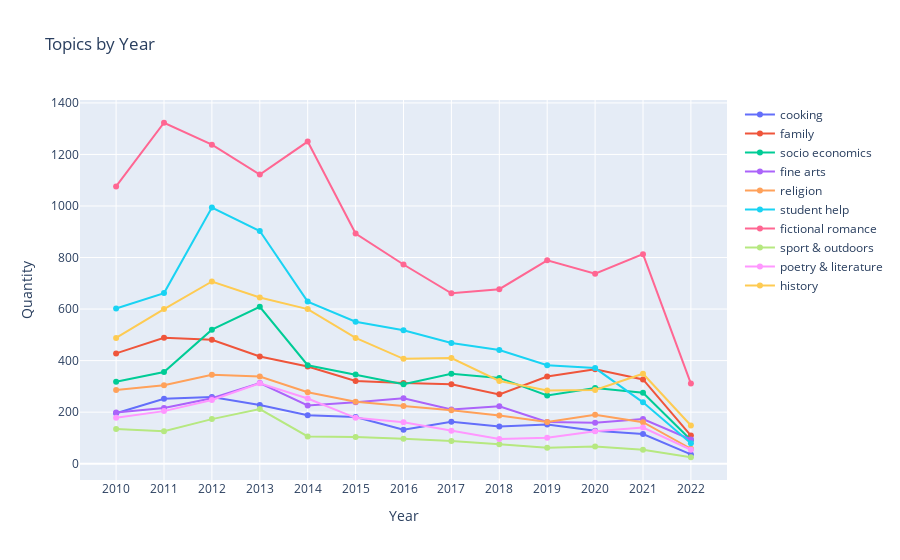

Here is the notebook cell this chart was saved with:
### Code cell
#df_years = df_years.groupby(df_years.publishedDate)

fig = go.Figure(data=[
    go.Scatter(name="cooking", x=df_years.index, y=df_years[0]),
    go.Scatter(name="family", x=df_years.index, y=df_years[1]),
    go.Scatter(name="socio economics", x=df_years.index, y=df_years[2]),
    go.Scatter(name="fine arts", x=df_years.index, y=df_years[3]),
    go.Scatter(name="religion", x=df_years.index, y=df_years[4]),
    go.Scatter(name="student help", x=df_years.index, y=df_years[5]),
    go.Scatter(name="fictional romance", x=df_years.index, y=df_years[6]),
    go.Scatter(name="sport & outdoors", x=df_years.index, y=df_years[7]),
    go.Scatter(name="poetry & literature", x=df_years.index, y=df_years[8]),
    go.Scatter(name="history", x=df_years.index, y=df_years[9])

])
fig.update_layout(title='Topics by Year',
                   xaxis_title='Year',
                   yaxis_title='Quantity',
                   barmode = "group")

# Change the bar mode
#fig.update_layout(barmode='group')
fig.show()

### Figure 1 — Plotly figure (JSON) as saved in the notebook; plotly's stock layout.template omitted (floating-point values rounded to 4 significant figures)
{"data": [{"name": "cooking", "type": "scatter", "x": ["2010", "2011", "2012", "2013", "2014", "2015", "2016", "2017", "2018", "2019", "2020", "2021", "2022"], "y": [196, 252, 259, 228, 188, 181, 132, 163, 144, 152, 128, 115, 36]}, {"name": "family", "type": "scatter", "x": ["2010", "2011", "2012", "2013", "2014", "2015", "2016", "2017", "2018", "2019", "2020", "2021", "2022"], "y": [428, 489, 481, 416, 377, 321, 313, 308, 269, 338, 366, 327, 109]}, {"name": "socio economics", "type": "scatter", "x": ["2010", "2011", "2012", "2013", "2014", "2015", "2016", "2017", "2018", "2019", "2020", "2021", "2022"], "y": [318, 356, 520, 609, 382, 346, 308, 349, 333, 265, 294, 275, 92]}, {"name": "fine arts", "type": "scatter", "x": ["2010", "2011", "2012", "2013", "2014", "2015", "2016", "2017", "2018", "2019", "2020", "2021", "2022"], "y": [199, 216, 254, 313, 226, 238, 254, 210, 223, 162, 159, 173, 94]}, {"name": "religion", "type": "scatter", "x": ["2010", "2011", "2012", "2013", "2014", "2015", "2016", "2017", "2018", "2019", "2020", "2021", "2022"], "y": [286, 304, 345, 338, 277, 240, 224, 207, 187, 162, 190, 161, 58]}, {"name": "student help", "type": "scatter", "x": ["2010", "2011", "2012", "2013", "2014", "2015", "2016", "2017", "2018", "2019", "2020", "2021", "2022"], "y": [602, 662, 994, 903, 629, 551, 518, 468, 441, 382, 371, 238, 79]}, {"name": "fictional romance", "type": "scatter", "x": ["2010", "2011", "2012", "2013", "2014", "2015", "2016", "2017", "2018", "2019", "2020", "2021", "2022"], "y": [1076, 1323, 1238, 1122, 1250, 893, 773, 661, 677, 789, 737, 813, 311]}, {"name": "sport & outdoors", "type": "scatter", "x": ["2010", "2011", "2012", "2013", "2014", "2015", "2016", "2017", "2018", "2019", "2020", "2021", "2022"], "y": [135, 126, 173, 212, 106, 104, 97, 88, 75, 62, 67, 54, 25]}, {"name": "poetry & literature", "type": "scatter", "x": ["2010", "2011", "2012", "2013", "2014", "2015", "2016", "2017", "2018", "2019", "2020", "2021", "2022"], "y": [178, 204, 247, 312, 253, 178, 161, 128, 96, 101, 126, 140, 54]}, {"name": "history", "type": "scatter", "x": ["2010", "2011", "2012", "2013", "2014", "2015", "2016", "2017", "2018", "2019", "2020", "2021", "2022"], "y": [488, 600, 707, 645, 600, 488, 407, 410, 321, 284, 286, 349, 148]}], "layout": {"barmode": "group", "title": {"text": "Topics by Year"}, "xaxis": {"title": {"text": "Year"}}, "yaxis": {"title": {"text": "Quantity"}}}}
